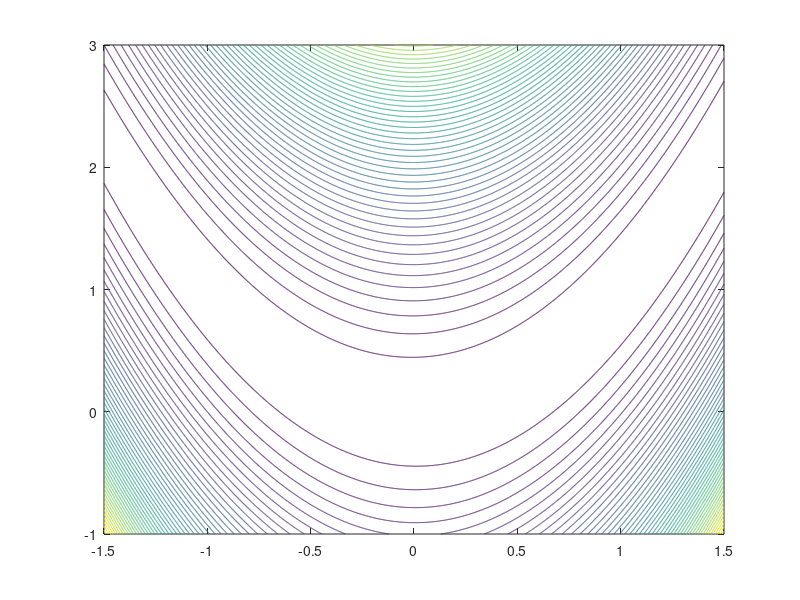

This figure's MATLAB source:
[X,Y] = meshgrid(-1.5:.001:1.5,-1:.01:3);
% Z=(X.^4)/4 + (Y.^2)/2-X.*Y + X - Y;
% contour(X,Y,Z,[-.72,-.6,-.2,.5,2])

Z = 100*(Y-X.^2).^2 + (1-X).^2;
contour(X,Y,Z,50);